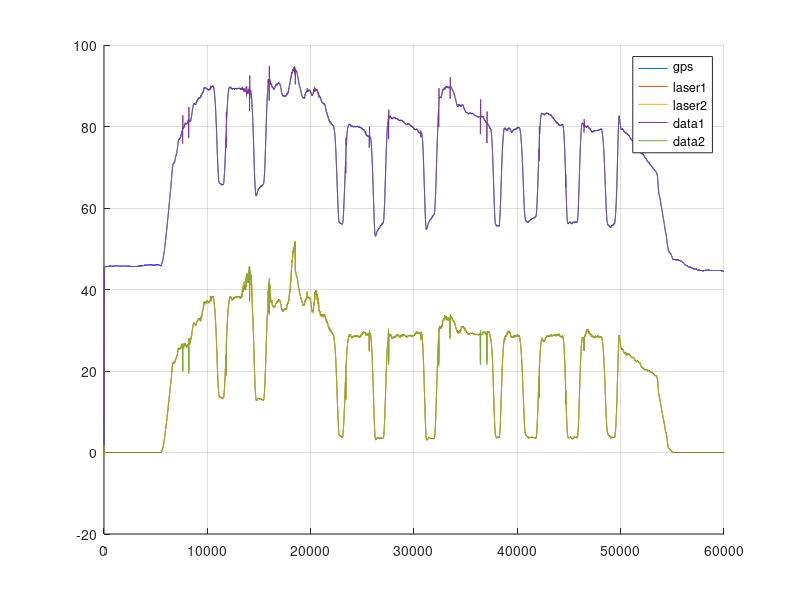

Reproduce this figure in MATLAB. (Note: this script raises an error after producing the figure.)
clear all;
close all;
clc;

logfile = dlmread('log1.csv');
% logfile = dlmread('log2.csv');

t      = logfile(:, 1);
gps    = logfile(:, 2);
laser1 = logfile(:, 3);
laser2 = logfile(:, 4);

% State vector
x = [
    0;  % MSL
    0;  % dMSL
    0;  % AGL
    ];

% State update matrix
A = [
%   MSL dMSL AGL
    1,  1,   0; % MSL = MSL + dMSL
    0,  1,   0; % dMSL = dMSL
    0,  1,   1; % AGL = AGL + dMSL
    ];

% initial state estimation covariance
P = zeros(length(x));

% state estimation uncertainty growth (per iteration)
Q = 0.01 * eye(length(x));

% State to measurement matrix
H = [
%   MSL dMSL AGL
    1,  0,   0;  % GPS     = MSL
    0,  1,   0;  % dGPS    = dMSL
    0,  0,   1;  % laser1  = AGL
    0,  0,   1;  % laser2  = MSL - Terrain
     ];

dgps  = [0; diff(gps)];
data = [gps, dgps, laser1, laser2];

R = [
    10.5038   10.5059    3.1679    3.1304
    10.5059   21.0118    3.1664    3.1409
    3.1679    3.1664     2.4990    1.1770
    3.1304    3.1409     1.1770   11.4385
    ];

state_estimation_result = zeros(length(t), length(x));

for i = 1:length(t)
    %% Prediction
    x_next = A * x;
    if isnan(x_next)
        fprintf('x_next is NaN (iteration %d)\n', i);
        break;
    end

    % Update uncertainty
    P_next = A * P * A' + Q;
    if any(isnan(P_next))
        fprintf('P_next is NaN (iteration %d)\n', i);
        disp(P_next)
        break;
    end

    %% Measure
    z = data(i, :)';
    if any(isnan(z))
        fprintf('z is NaN (iteration %d)\n', i);
        disp(z)
        break;
    end

    %% Kalman gain
    K = P_next * H' * (H * P_next * H' + R)^-1;
    if isnan(K)
        fprintf('K is NaN (iteration %d)\n', i);
        break;
    end

    %% Update
    x = x_next + K * (z - (H * x_next));
    if isnan(x) || abs(x) == Inf
        fprintf('x is NaN (iteration %d)\n', i);
        break;
    end

    P = P_next - K * H * P_next;
    if isnan(P)
        fprintf('P is NaN (iteration %d)\n', i);
        break;
    end

    state_estimation_result(i, :) = x;
end

figure; hold on; grid on;
plot(t, gps,    'DisplayName', 'gps');
plot(t, laser1, 'DisplayName', 'laser1');
plot(t, laser2, 'DisplayName', 'laser2');
plot(t, state_estimation_result(:, 1)); % MSL
plot(t, state_estimation_result(:, 3)); % AGL
legend('show');

result = dlmread('kalmanresult.csv');
plot(result(:, 1), result(:, 2), 'DisplayName', 'C++ result'); % AGL
legend('show');
